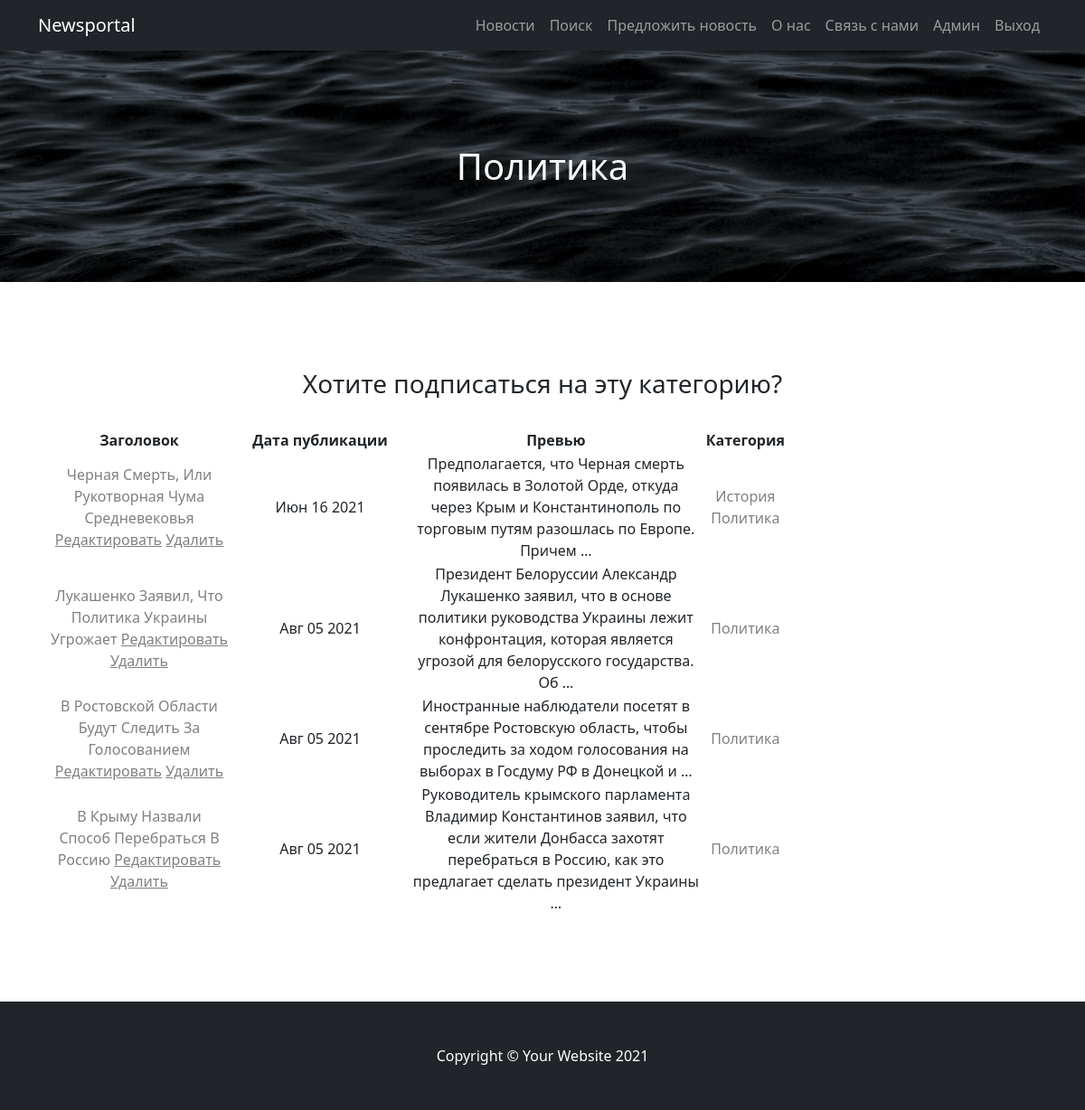
Page /news/category/3/ on the earlier database version.
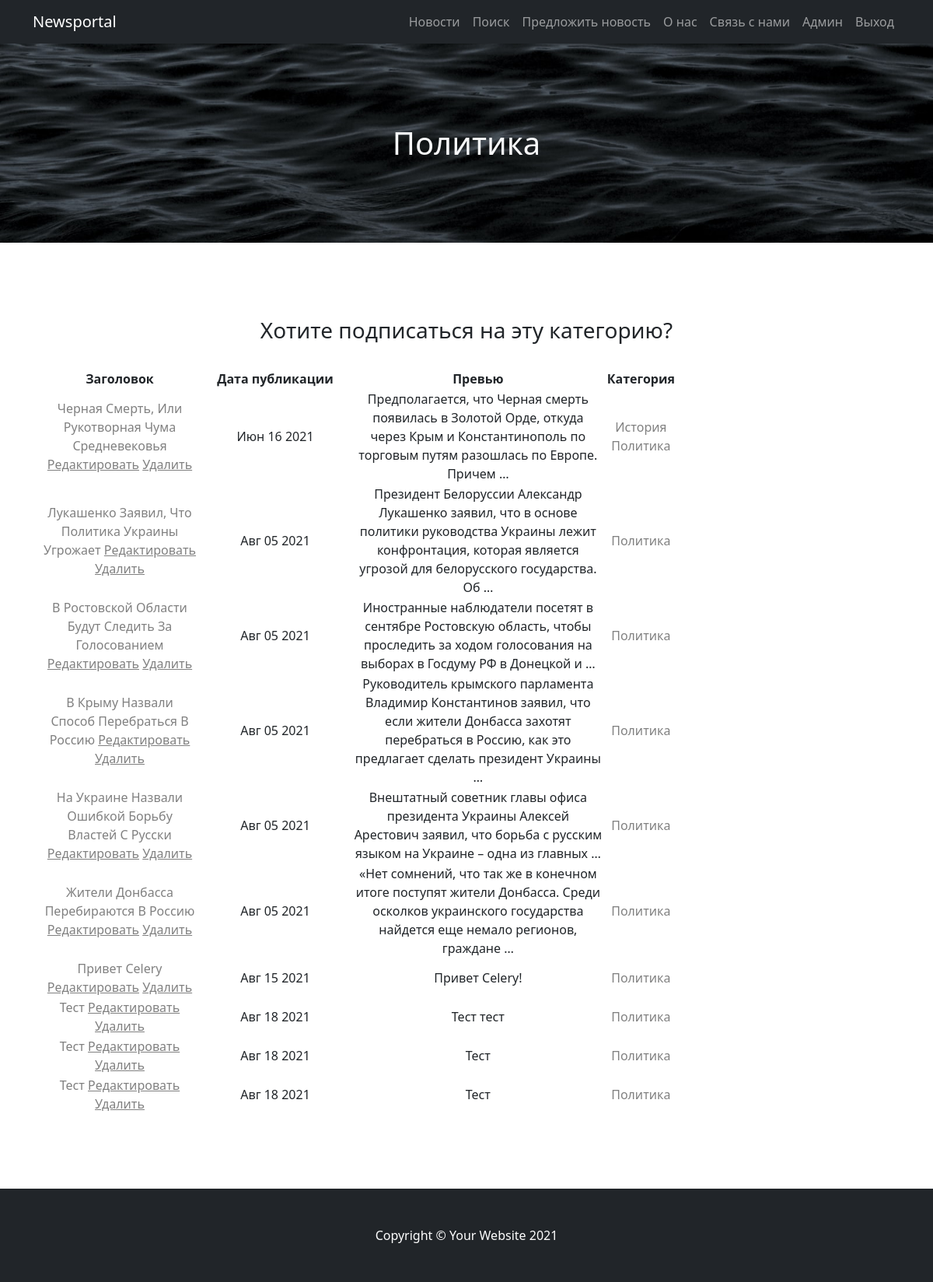
Same page on the later database version.
### news/models.py (models this page shows, shortened)
class Post(models.Model):  # Модель, содержащая объекты всех постов
    news = 'NW'
    article = 'AT'
    CHOICE = [
        (news, 'Новость'),
        (article, 'Статья')
    ]
    author = models.ForeignKey(Author, on_delete=models.PROTECT, verbose_name='Автор')
    kind = models.CharField(max_length=2, choices=CHOICE, default=news, verbose_name='Тип поста')
    created_at = models.DateTimeField(auto_now_add=True, verbose_name='Дата добавления')
    category = models.ManyToManyField(Category, through='PostCategory', verbose_name='Категория')
    title = models.CharField(max_length=50, verbose_name='Название')
    text = models.TextField(verbose_name='Текст')
    rating = models.IntegerField(default=0, verbose_name='Рейтинг')
    class Meta:
        verbose_name = 'Новость'
        verbose_name_plural = 'Новости'

class Category(models.Model):  # Модель, содержащая объекты категорий
    name = models.CharField(max_length=30, unique=True, verbose_name='Название категории')
    subscribers = models.ManyToManyField(User, blank=True, verbose_name='Подписчики')
    def __str__(self):
        return f'{self.name}'
    class Meta:
        verbose_name = 'Категория'
        verbose_name_plural = 'Категории'

### news/views.py (the view)
# urls.py: path('category/<int:pk>/', CategoryDetail.as_view(), name='category'),
class CategoryDetail(DetailView):  # представление, в котором будут детали категории
    model = Category
    template_name = 'category_detail.html'
    context_object_name = 'category'
    def get_context_data(self, *args, **kwargs):
        context = super(CategoryDetail, self).get_context_data(**kwargs)
        context['is_subscriber'] = Category.objects.get(
            pk=self.kwargs.get('pk')).subscribers.filter(username=self.request.user).exists()
        context['posts_in_category'] = Post.objects.filter(category__name=Category.objects.get(pk=self.kwargs.get('pk')))
        return context

### news/templatetags/censor.py (called while the page is built)
@register.filter(name='censor')  # регистрируем фильтр как фильтр
def censor(value):
    censor_list = ['Бурно']
    if isinstance(value, str):  # проверяем, что значение - строка
        value = value.split()  # разбиваем на слова
        new_value = []
        for word in value:
            if word in censor_list:  # если слово в цензор-списке, цензурируем
                new_value += '*нецензурная лексика*' + ' '
            else:
                new_value += word + ' '
        new_value = "".join(new_value)
        return str(new_value)  # возвращаем цензурированное значение
    else:
        raise ValueError(f'Нельзя приминить этот фильтр не к строке')  # кидаем ошибку, если применяется не к строке

### templates/category_detail.html (shortened to what this page needs)
{% extends 'flatpages/default.html' %}
{% load censor %}
{% block header %}
{{ category.name }}
{% endblock header %}
{% block content %}
<div align="center">
    <h3>
Хотите подписаться на эту категорию?
</h3>
<br>
</div>
{% if posts_in_category %}
        <table width="150%" align="right">
            <tr>
                <td width=200>
                    <b> Заголовок </b>
                </td>
                <td width=200>
                    <b> Дата публикации </b>
                </td>
                <td>
                    <b> Превью </b>
                </td>
                <td>
                    <b> Категория </b>
                </td>
            </tr>
            {% for post in posts_in_category %}
            <tr>
                <td>
                    <a href="{% url 'post_detail' post.id %}">{{ post.title|title }} </a>
                    <a href="{% url 'post_update' post.id %}"><u>Редактировать</u></a>
                    <a href="{% url 'post_delete' post.id %}"><u>Удалить</u></a>
                </td>
                <td>
                    {{ post.created_at|date:'M d Y' }}
                </td>
                <td>
                    {{post.text|censor|truncatewords:20}}
                </td>
                <td>
                    {% for category in post.category.all %}
                            <a href="{% url 'category' category.pk %}"> {{ category }} </a>
                    {% endfor %}
                </td>
            </tr>
            {% endfor %}
        </table>
{% endif %}
{% endblock content %}

Differences in the rows shown:
now on this page (row unchanged): Post: title "На Украине Назвали Ошибкой Борьбу Властей С Русски", created_at "Авг 05 2021", text|censor "Внештатный советник главы офиса президента Украины Алексей Арестович заявил, что борьба с русским языком на Украине – одна из главных …", Category (name "Политика")
now on this page (row unchanged): Post: title "Жители Донбасса Перебираются В Россию", created_at "Авг 05 2021", text|censor "«Нет сомнений, что так же в конечном итоге поступят жители Донбасса. Среди осколков украинского государства найдется еще немало регионов, граждане …", Category (name "Политика")
added Post: title "Привет Celery", created_at "Авг 15 2021", text|censor "Привет Celery!", Category (name "Политика")
added Post: title "Тест", created_at "Авг 18 2021", text|censor "Тест тест", Category (name "Политика")
added Post: title "Тест", created_at "Авг 18 2021", text|censor "Тест", Category (name "Политика")
added Post: title "Тест", created_at "Авг 18 2021", text|censor "Тест", Category (name "Политика")
